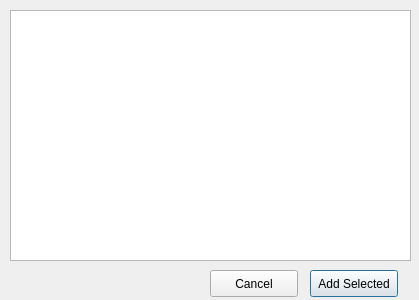
<?xml version="1.0" encoding="UTF-8"?>
<ui version="4.0">
 <class>AddRequiredBookWindow</class>
 <widget class="QDialog" name="AddRequiredBookWindow">
  <property name="geometry">
   <rect>
    <x>0</x>
    <y>0</y>
    <width>419</width>
    <height>300</height>
   </rect>
  </property>
  <property name="windowTitle">
   <string>Add Required Textbooks</string>
  </property>
  <widget class="QListWidget" name="bookList">
   <property name="geometry">
    <rect>
     <x>10</x>
     <y>10</y>
     <width>401</width>
     <height>251</height>
    </rect>
   </property>
   <property name="selectionMode">
    <enum>QAbstractItemView::MultiSelection</enum>
   </property>
  </widget>
  <widget class="QPushButton" name="addButton">
   <property name="geometry">
    <rect>
     <x>310</x>
     <y>270</y>
     <width>88</width>
     <height>27</height>
    </rect>
   </property>
   <property name="text">
    <string>Add Selected</string>
   </property>
  </widget>
  <widget class="QPushButton" name="cancelButton">
   <property name="geometry">
    <rect>
     <x>210</x>
     <y>270</y>
     <width>88</width>
     <height>27</height>
    </rect>
   </property>
   <property name="text">
    <string>Cancel</string>
   </property>
  </widget>
 </widget>
 <resources/>
 <connections/>
</ui>
